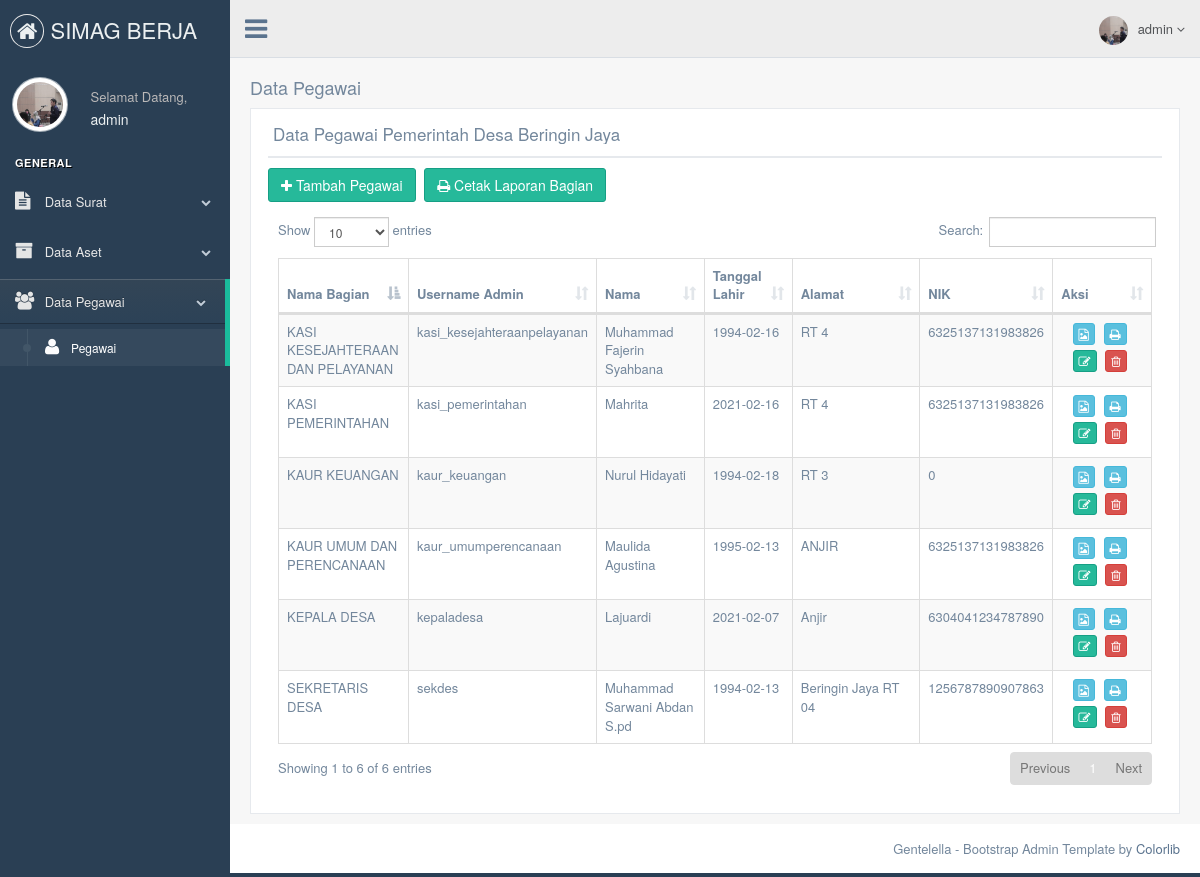
Page /admin/databagian.php (signed in) on the committed database.
### tables this page shows
CREATE TABLE `tb_bagian` (
  `id_bagian` int(11) NOT NULL,
  `nama_bagian` varchar(120) NOT NULL,
  `username_admin_bagian` varchar(50) NOT NULL,
  `password_bagian` varchar(50) NOT NULL,
  `nama_lengkap` varchar(70) NOT NULL,
  `tanggal_lahir_bagian` date NOT NULL,
  `alamat` text NOT NULL,
  `nik_bagian` varchar(16) NOT NULL,
  `gambar` varchar(255) NOT NULL
);

### admin/databagian.php (the view, shortened to what this page needs)
<!DOCTYPE html>
<html lang="en">
  <head>
    <link href="../assets/vendors/bootstrap/dist/css/bootstrap.min.css" rel="stylesheet">
    <link href="../assets/vendors/font-awesome/css/font-awesome.min.css" rel="stylesheet">
    <link href="../assets/vendors/nprogress/nprogress.css" rel="stylesheet">
    <link href="../assets/vendors/iCheck/skins/flat/green.css" rel="stylesheet">
    <link href="../assets/vendors/datatables.net-bs/css/dataTables.bootstrap.min.css" rel="stylesheet">
    <link href="../assets/vendors/datatables.net-buttons-bs/css/buttons.bootstrap.min.css" rel="stylesheet">
    <link href="../assets/vendors/datatables.net-fixedheader-bs/css/fixedHeader.bootstrap.min.css" rel="stylesheet">
    <link href="../assets/vendors/datatables.net-responsive-bs/css/responsive.bootstrap.min.css" rel="stylesheet">
    <link href="../assets/vendors/datatables.net-scroller-bs/css/scroller.bootstrap.min.css" rel="stylesheet">
    <link href="../assets/build/css/custom.min.css" rel="stylesheet">
  </head>
  <body class="nav-md">
    <div class="container body">
      <div class="main_container">
        <?php
        include("sidebarmenu.php");
        ?>
        <?php
        include("header.php");
        ?>
        <div class="right_col" role="main">
          <div class="">
            <div class="page-title">
              <div class="title_right">
                <h2>Data Pegawai</small></h2>
              </div>
            </div>
            <div class="clearfix"></div>
            <div class="row">
              <div class="col-md-12 col-sm-12 col-xs-12">
                <div class="x_panel">
                  <div class="x_title">
                    <h2>Data Pegawai Pemerintah Desa Beringin Jaya</small></h2>
                    <div class="clearfix"></div>
                  </div>
                  <a href="inputbagian.php"><button type="button" class="btn btn-success"><i class="fa fa-plus"></i> Tambah Pegawai</button></a>
                  <a href="cetak_laporanbagian.php"><button type="button" class="btn btn-success"><i class="fa fa-print"></i> Cetak Laporan Bagian</button></a>
                  <div class="x_content">
                  <div class="x_content">
                             <?php
                              include '../koneksi/koneksi.php';
                              $sql1  		= "SELECT * FROM tb_bagian order by id_bagian asc";
                              $query1  	= mysqli_query($db, $sql1);
                              $total		= mysqli_num_rows($query1);
                              if ($total == 0) {
                                echo"<center><h2>Belum Ada Data Bagian</h2></center>";
                              }
                              else{?>
                    <table id="datatable" class="table table-striped table-bordered">
                      <thead>
                        <tr>
                          <th width="15%">Nama Bagian</th>
                          <th width="10%">Username Admin</th>
                          <th width="15%">Nama</th>
                          <th width="10%">Tanggal Lahir</th>
                          <th width="20%">Alamat</th>
                          <th width="10%">NIK</th>
                          <th width="15%">Aksi</th>
                        </tr>
                      </thead>
                      <tbody>
                            <?php
                            while($data = mysqli_fetch_array($query1)){
                              echo'<tr>
                              <td>	'. $data['nama_bagian'].'		</td>
                              <td>	'. $data['username_admin_bagian'].'	</td>
                              <td>	'. $data['nama_lengkap'].'  		</td>
                              <td>	'. $data['tanggal_lahir_bagian'].'  	</td>
                              <td>	'. $data['alamat'].'		</td>
                              <td>  '. $data['nik_bagian'].'  </td>
                              <td style="text-align:center;">
                              <a href=detail-bagian.php?id_bagian='.$data['id_bagian'].'><button type="button" title="Detail" class="btn btn-info btn-xs"><i class="fa fa-file-image-o"></i></button></a>
                              <a href= cetak_bagian.php?id_bagian='.$data['id_bagian'].' target="_blank"><button type="button" title="Cetak Laporan" class="btn btn-info btn-xs"><i class="fa fa-print"></i></button></a>
                              <a href=editbagian.php?id_bagian='.$data['id_bagian'].'><button type="button" title="Edit" class="btn btn-success btn-xs"><i class="fa  fa-edit"></i></button></a>
                              <a onclick="return konfirmasi()" href="proses/proses_hapusbagian.php?id_bagian='.$data['id_bagian'].'"><button type="button" title="Hapus" class="btn btn-danger btn-xs"><i class="fa fa-trash-o"></i></button></a></td>
                              </tr>';
                            }
                            ?>
                      </tbody>
                    </table>
                  <?php } ?>
                  </div>
                  </div>
                </div>
              </div>
            </div>
          </div>
        </div>
        <footer>
          <div class="pull-right">
            Gentelella - Bootstrap Admin Template by <a href="https://colorlib.com">Colorlib</a>
          </div>
          <div class="clearfix"></div>
        </footer>
      </div>
    </div>
  </body>
</html>

### admin/sidebarmenu.php (shortened to what this page needs)
<?php
	 include '../koneksi/koneksi.php';
			$sql  		= "SELECT * FROM tb_admin where id_admin='".$_SESSION['id']."'";
			$query  	= mysqli_query($db, $sql);
			$data 		= mysqli_fetch_array($query);
?>
        <div class="col-md-3 left_col">
          <div class="left_col scroll-view">
            <div class="navbar nav_title" style="border: 0; background-colour : #20c997;">
              <a href="index.php" class="site_title"><i class="fa fa-home"></i> <span> SIMAG BERJA</span></a>
            </div>
            <div class="profile clearfix">
              <div class="profile_pic">
                <img src="images/<?php echo $data['gambar']; ?>" height="55" width="55" alt="" class="img-circle profile_img">
              </div>
              <div class="profile_info">
                <span>Selamat Datang,</span>
                <h2><?php echo $_SESSION['nama'];?></h2>
              </div>
            </div>
            <br />
            <div id="sidebar-menu" class="main_menu_side hidden-print main_menu">
              <div class="menu_section">
                <h3>General</h3>
                <ul class="nav side-menu">
                  <li><a><i class="fa fa-file-text"></i> Data Surat <span class="fa fa-chevron-down"></span></a>
                  </li>
                  <li><a><i class="fa fa-archive"></i> Data Aset <span class="fa fa-chevron-down"></span></a>
                  </li>
                  <li><a><i class="fa fa-users"></i> Data Pegawai <span class="fa fa-chevron-down"></span></a>
                    <ul class="nav child_menu">
                      <li><a href="databagian.php"><i class="fa  fa-user"></i>Pegawai</a></li>
                    </ul>
                  </li>
                </ul>
              </div>
            </div>
          </div>
        </div>

### admin/header.php (shortened to what this page needs)
<?php
include '../koneksi/koneksi.php';
$sql  		= "SELECT * FROM tb_admin where id_admin='".$_SESSION['id']."'";
$query  	= mysqli_query($db, $sql);
$data 		= mysqli_fetch_array($query);
?>
        <div class="top_nav">
          <div class="nav_menu" style="background-colour : dogeblue;">
            <nav>
              <div class="nav toggle">
                <a id="menu_toggle"><i class="fa fa-bars"></i></a>
              </div>
              <ul class="nav navbar-nav navbar-right">
                <li class="">
                  <a href="javascript:;" class="user-profile dropdown-toggle" data-toggle="dropdown" aria-expanded="false">
                    <img src="images/<?php echo $data['gambar']; ?>" alt=""><?php echo $_SESSION['nama'];?>
                    <span class=" fa fa-angle-down"></span>
                  </a>
                </li>
              </ul>
            </nav>
          </div>
        </div>

### rows in the picture
tb_bagian: nama_bagian "KEPALA DESA", username_admin_bagian "kepaladesa", nama_lengkap "Lajuardi", tanggal_lahir_bagian "2021-02-07", alamat "Anjir", nik_bagian "6304041234787890"
tb_bagian: nama_bagian "SEKRETARIS DESA", username_admin_bagian "sekdes", nama_lengkap "Muhammad Sarwani Abdan S.pd", tanggal_lahir_bagian "1994-02-13", alamat "Beringin Jaya RT 04", nik_bagian "1256787890907863"
tb_bagian: nama_bagian "KAUR UMUM DAN PERENCANAAN", username_admin_bagian "kaur_umumperencanaan", nama_lengkap "Maulida Agustina", tanggal_lahir_bagian "1995-02-13", alamat "ANJIR", nik_bagian "6325137131983826"
tb_bagian: nama_bagian "KAUR KEUANGAN", username_admin_bagian "kaur_keuangan", nama_lengkap "Nurul Hidayati", tanggal_lahir_bagian "1994-02-18", alamat "RT 3", nik_bagian "0"
tb_bagian: nama_bagian "KASI KESEJAHTERAAN DAN PELAYANAN", username_admin_bagian "kasi_kesejahteraanpelayanan", nama_lengkap "Muhammad Fajerin Syahbana", tanggal_lahir_bagian "1994-02-16", alamat "RT 4", nik_bagian "6325137131983826"
tb_bagian: nama_bagian "KASI PEMERINTAHAN", username_admin_bagian "kasi_pemerintahan", nama_lengkap "Mahrita", tanggal_lahir_bagian "2021-02-16", alamat "RT 4", nik_bagian "6325137131983826"

### other values in the picture
$_SESSION['nama'] "admin"
